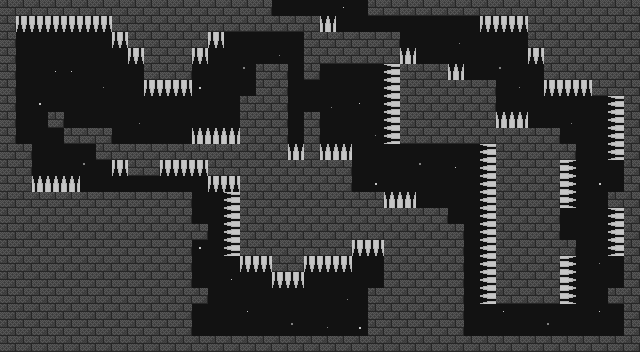

Rendered tile map (Tiled .tmx) drawn with the repository's tilesets; below, a short description and the map source with its tile grids summarised:
An orthogonal 40x22 tile map with 16x16 px tiles, 2 tile layers (Background, Graphics), 2 tilesets and 140 objects.

<map version="1.2" tiledversion="1.2.1" orientation="orthogonal" renderorder="right-down" width="40" height="22" tilewidth="16" tileheight="16" infinite="0" nextlayerid="6" nextobjectid="177">
 <tileset firstgid="1" source="AllSprites.tsx" />
 <tileset firstgid="197" source="Sparkle.tsx" />
 <layer id="1" name="Background" width="40" height="22">
  <data>[880 cells, 880 non-empty, 1 distinct tile ids]</data>
 </layer>
 <layer id="2" name="Graphics" width="40" height="22">
  <data>[880 cells, 597 non-empty, 11 distinct tile ids]</data>
 </layer>
 <objectgroup id="3" name="Ground" visible="0">
  <object id="1" x="0" y="0" width="16" height="352" />
  <object id="4" x="624" y="0" width="16" height="336" />
  <object id="6" x="368" y="0" width="256" height="16" />
  <object id="7" x="16" y="0" width="256" height="16" />
  <object id="8" x="16" y="192" width="176" height="112" />
  <object id="9" x="192" y="288" width="16" height="16" />
  <object id="10" x="192" y="224" width="16" height="16" />
  <object id="11" x="368" y="288" width="16" height="48" />
  <object id="12" x="384" y="240" width="16" height="96" />
  <object id="13" x="352" y="224" width="48" height="16" />
  <object id="14" x="304" y="224" width="48" height="32" />
  <object id="15" x="272" y="256" width="32" height="16" />
  <object id="17" x="240" y="160" width="64" height="96" />
  <object id="18" x="208" y="144" width="32" height="32" />
  <object id="21" x="16" y="144" width="16" height="48" />
  <object id="23" x="64" y="128" width="48" height="16" />
  <object id="24" x="48" y="112" width="16" height="16" />
  <object id="25" x="144" y="16" width="48" height="80" />
  <object id="26" x="128" y="16" width="16" height="32" />
  <object id="27" x="112" y="16" width="16" height="16" />
  <object id="28" x="192" y="16" width="16" height="32" />
  <object id="30" x="208" y="16" width="16" height="16" />
  <object id="31" x="224" y="16" width="80" height="16" />
  <object id="34" x="304" y="16" width="16" height="64" />
  <object id="36" x="320" y="160" width="32" height="64" />
  <object id="37" x="352" y="192" width="32" height="32" />
  <object id="38" x="384" y="208" width="64" height="16" />
  <object id="39" x="400" y="224" width="64" height="112" />
  <object id="40" x="496" y="128" width="64" height="176" />
  <object id="41" x="400" y="64" width="64" height="16" />
  <object id="42" x="320" y="32" width="80" height="32" />
  <object id="48" x="400" y="80" width="96" height="64" />
  <object id="49" x="544" y="16" width="80" height="64" />
  <object id="50" x="592" y="80" width="32" height="16" />
  <object id="51" x="528" y="16" width="16" height="32" />
  <object id="52" x="352" y="240" width="32" height="16" />
  <object id="53" x="304" y="256" width="48" height="16" />
  <object id="54" x="272" y="272" width="32" height="16" />
  <object id="55" x="240" y="256" width="32" height="16" />
  <object id="56" x="224" y="176" width="16" height="80" />
  <object id="57" x="208" y="176" width="16" height="16" />
  <object id="58" x="160" y="160" width="48" height="16" />
  <object id="59" x="112" y="160" width="16" height="16" />
  <object id="60" x="32" y="176" width="48" height="16" />
  <object id="61" x="16" y="16" width="96" height="16" />
  <object id="62" x="112" y="32" width="16" height="16" />
  <object id="65" x="192" y="48" width="16" height="16" />
  <object id="66" x="208" y="32" width="16" height="16" />
  <object id="67" x="192" y="128" width="48" height="16" />
  <object id="69" x="384" y="64" width="16" height="80" />
  <object id="71" x="384" y="192" width="32" height="16" />
  <object id="72" x="480" y="144" width="16" height="160" />
  <object id="73" x="560" y="256" width="16" height="48" />
  <object id="74" x="560" y="240" width="16" height="16" />
  <object id="76" x="608" y="288" width="16" height="16" />
  <object id="77" x="608" y="192" width="16" height="16" />
  <object id="78" x="560" y="144" width="16" height="16" />
  <object id="79" x="560" y="160" width="16" height="48" />
  <object id="80" x="608" y="208" width="16" height="48" />
  <object id="82" x="608" y="96" width="16" height="64" />
  <object id="83" x="496" y="112" width="32" height="16" />
  <object id="85" x="400" y="48" width="16" height="16" />
  <object id="86" x="320" y="16" width="16" height="16" />
  <object id="87" x="480" y="16" width="48" height="16" />
  <object id="88" x="528" y="48" width="16" height="16" />
  <object id="89" x="544" y="80" width="48" height="16" />
  <object id="90" x="128" y="48" width="16" height="16" />
  <object id="92" x="16" y="304" width="176" height="32" />
  <object id="93" x="16" y="336" width="624" height="16" />
  <object id="94" x="96" y="144" width="112" height="16" />
  <object id="95" x="128" y="160" width="32" height="16" />
  <object id="96" x="240" y="96" width="48" height="64" />
  <object id="97" x="256" y="64" width="32" height="32" />
  <object id="98" x="288" y="144" width="64" height="16" />
  <object id="99" x="304" y="112" width="16" height="32" />
  <object id="100" x="304" y="160" width="16" height="64" />
 </objectgroup>
 <objectgroup id="4" name="Walls">
  <object id="103" x="192" y="304" height="32" />
  <object id="107" x="192" y="240" height="48" />
  <object id="109" x="192" y="192" height="32" />
  <object id="110" x="368" y="288" height="48" />
  <object id="111" x="384" y="256" height="32" />
  <object id="112" x="32" y="144" height="32" />
  <object id="113" x="96" y="144" height="16" />
  <object id="114" x="64" y="128" height="16" />
  <object id="116" x="16" y="32" height="112" />
  <object id="117" x="112" y="128" height="16" />
  <object id="118" x="144" y="64" height="16" />
  <object id="119" x="192" y="64" height="16" />
  <object id="120" x="240" y="96" height="32" />
  <object id="121" x="256" y="64" height="32" />
  <object id="122" x="304" y="32" height="48" />
  <object id="123" x="288" y="64" height="80" />
  <object id="124" x="304" y="112" height="32" />
  <object id="125" x="320" y="112" height="32" />
  <object id="126" x="320" y="64" height="16" />
  <object id="127" x="352" y="160" height="32" />
  <object id="129" x="464" y="224" height="112" />
  <object id="130" x="624" y="304" height="32" />
  <object id="132" x="624" y="256" height="32" />
  <object id="134" x="560" y="208" height="32" />
  <object id="136" x="624" y="160" height="32" />
  <object id="138" x="560" y="128" height="16" />
  <object id="139" x="496" y="80" height="32" />
  <object id="140" x="544" y="64" height="16" />
  <object id="141" x="528" y="32" height="16" />
  <object id="142" x="400" y="32" height="16" />
  <object id="143" x="368" y="0" height="16" />
  <object id="144" x="272" y="0" height="16" />
 </objectgroup>
 <objectgroup id="5" name="Spikes" visible="0">
  <object id="145" x="272" y="288" width="32" />
  <object id="146" x="304" y="272" width="48" />
  <object id="147" x="352" y="256" width="32" />
  <object id="148" x="240" y="272" width="32" />
  <object id="149" x="224" y="192" height="64" />
  <object id="150" x="208" y="192" width="16" />
  <object id="151" x="160" y="176" width="48" />
  <object id="152" x="112" y="176" width="16" />
  <object id="153" x="32" y="176" width="48" />
  <object id="154" x="16" y="32" width="96" />
  <object id="155" x="112" y="48" width="16" />
  <object id="156" x="128" y="64" width="16" />
  <object id="157" x="144" y="96" width="48" />
  <object id="158" x="192" y="64" width="16" />
  <object id="159" x="208" y="48" width="16" />
  <object id="160" x="192" y="128" width="48" />
  <object id="161" x="288" y="144" width="16" />
  <object id="162" x="320" y="144" width="32" />
  <object id="163" x="384" y="64" height="80" />
  <object id="164" x="384" y="192" width="32" />
  <object id="165" x="480" y="144" height="160" />
  </objectgroup>
</map>
<!-- 11 of 140 objects omitted -->